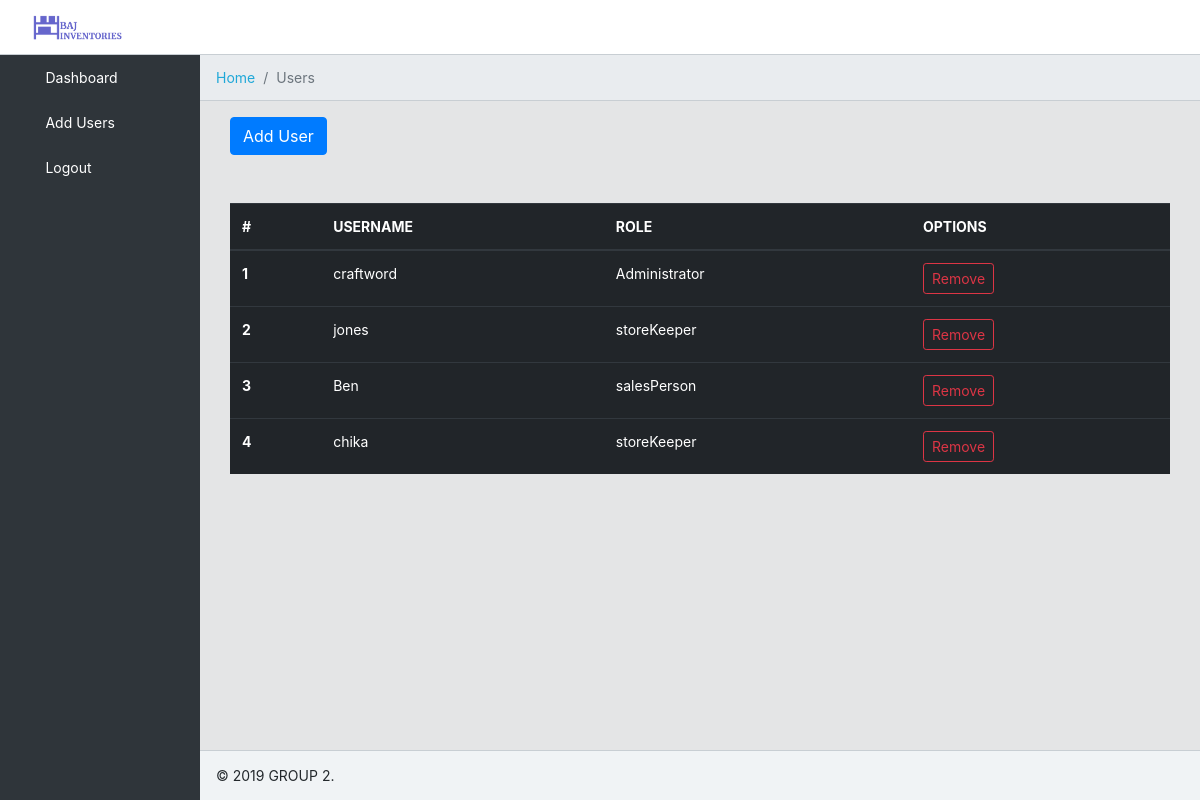
The app's page /users (signed in) with its own data.
### tables this page shows
CREATE TABLE "users" (
	"id"	INTEGER NOT NULL PRIMARY KEY AUTOINCREMENT UNIQUE,
	"username"	TEXT NOT NULL UNIQUE,
	"hash"	TEXT NOT NULL,
	"role"	TEXT NOT NULL
);

### application.py (the view, shortened to what this page needs)
@app.route("/users", methods=["GET", "POST"])
@login_required
def users():
    if request.method == "GET":
        userData = db.execute("SELECT id, username, role FROM users")
        return render_template("users.html", userData=userData)

### application.py (called while the page is built)
@app.after_request
def after_request(response):
    response.headers["Cache-Control"] = "no-cache, no-store, must-revalidate"
    response.headers["Expires"] = 0
    response.headers["Pragma"] = "no-cache"
    return response

### helper.py (called while the page is built)
def login_required(f):
    @wraps(f)
    def decorated_function(*args, **kwargs):
        if session.get("user_id") is None:
            return redirect("/")
        return f(*args, **kwargs)
    return decorated_function

### templates/users.html (shortened to what this page needs)
{% extends "layout.html" %}
{% block breadcrumb %}
<li class="breadcrumb-item">
    <a href="/">Home</a>
  </li>
  <li class="breadcrumb-item active">Users</li>
{% endblock %}
{% block main %}
<button type="button" class="btn btn-primary" data-toggle="modal" data-target="#exampleModalCenter">
  Add User
</button>
<div class="mt-5">
    <table class="table table-hover table-dark">
        <thead>
          <tr>
            <th scope="col">#</th>
            <th scope="col">USERNAME</th>
            <th scope="col">ROLE</th>
            <th scope="col">OPTIONS</th>
          </tr>
        </thead>
        <tbody>
          {% for data in userData %}
          <tr>
            <th scope="data">{{(userData.index(data) + 1)}}</th>
            <td>{{data.username}}</td>
            <td>{{data.role}}</td>
            <td><a href="#" class="btn btn-outline-danger btn-sm remove_user" name="{{ data.id }}">Remove</a></td>
          </tr>
          {% endfor %}
        </tbody>
      </table>
</div>
{% endblock %}

### static/style.css (style rules this page uses)
html { font-family: sans-serif; line-height: 1.15; -webkit-text-size-adjust: 100%; -webkit-tap-highlight-color: rgba(0, 0, 0, 0); }
body { margin: 0; font-family: -apple-system, BlinkMacSystemFont, "Segoe UI", Roboto, "Helvetica Neue", Arial, "Noto Sans", sans-serif, "Apple Color Emoji", "Segoe UI Emoji", "Segoe UI Symbol", "Noto Color Emoji"; font-size: 0.875rem; font-weight: 400; line-height: 1.5; color: #23282c; text-align: left; background-color: #e4e5e6; }
a { color: #20a8d8; text-decoration: none; background-color: transparent; }
table { border-collapse: collapse; }
th { text-align: inherit; }
button { border-radius: 0; }
input, button, select, optgroup, textarea { margin: 0; font-family: inherit; font-size: inherit; line-height: inherit; }
button, input { overflow: visible; }
button, select { text-transform: none; }
button, [type="button"], [type="reset"], [type="submit"] { -webkit-appearance: button; }
button:not(:disabled), [type="button"]:not(:disabled), [type="reset"]:not(:disabled), [type="submit"]:not(:disabled) { cursor: pointer; }
.app, app-dashboard, app-root { display: -ms-flexbox; display: flex; -ms-flex-direction: column; flex-direction: column; min-height: 100vh; }

### records on screen
users: (userData.index(data)+1) "1", username "craftword", role "Administrator"
users: value "2", username "jones", role "storeKeeper"
users: value "3", username "Ben", role "salesPerson"
users: value "4", username "chika", role "storeKeeper"
